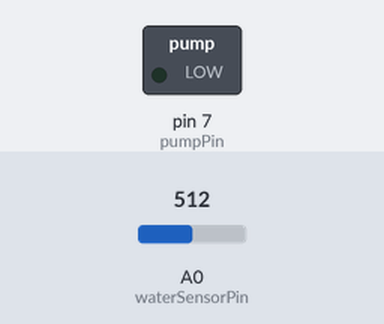
The sketch below on a simulated Arduino Uno, built with avr-gcc and run on an emulated ATmega328P. Shown: switched loads named in the sketch (green lamp = pin HIGH). Inputs (shaded band) come from the test bench; at power-on: A0 (waterSensorPin) = 512. What the sketch prints to the serial monitor is not drawn.

Above: at 1.8 s.
1.9 s: A0 (waterSensorPin) set to 312
3.4 s: A0 (waterSensorPin) set to 285
At 4.3 s:
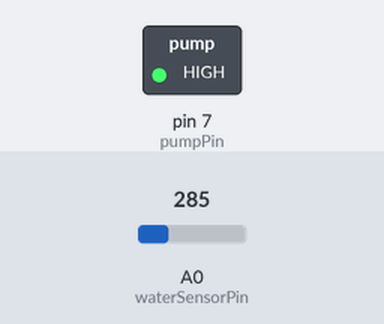
5.5 s: A0 (waterSensorPin) set to 306
At 7.1 s:
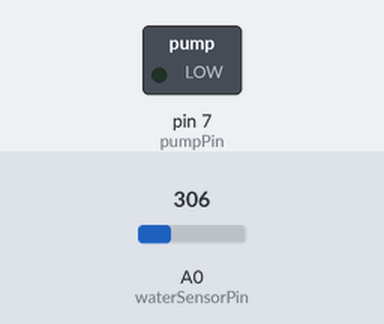
7.5 s: A0 (waterSensorPin) set to 290
At 8.6 s:
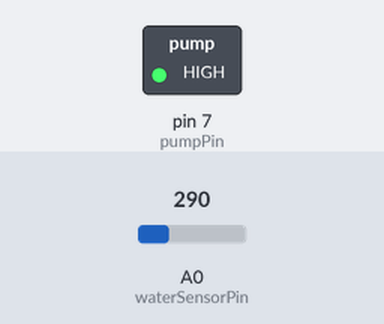
Timing chart, 0 to 10.5 s (numbered marks = the images above; inputs shaded):
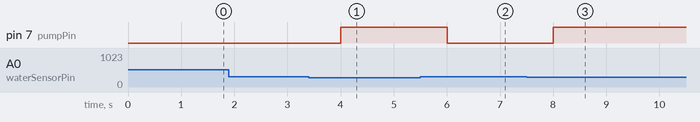

The sketch:

sketch_sep18a.ino
```cpp
const int waterSensorPin = A0; // رقم المنفذ المتصل بحساس الماء
const int pumpPin = 7; // رقم المنفذ المتصل بالترانزستور (أو الريليه)
const int threshold = 300; // القيمة الدنيا لتحفيز المضخة (تحتاج لتعديل هذه القيمة حسب حساس الماء)

void setup() {
  pinMode(pumpPin, OUTPUT); // تعيين المنفذ المتصل بالمضخة كمخرج
  Serial.begin(9600); // بدء الاتصال التسلسلي
}

void loop() {
  // قراءة قيمة الحساس
  int sensorValue = analogRead(waterSensorPin);

  // طباعة القيمة للعرض
  Serial.print("قيمة الحساس: ");
  Serial.println(sensorValue);

  // إذا كانت القيمة أقل من العتبة، قم بتشغيل المضخة
  if (sensorValue < threshold) {
    digitalWrite(pumpPin, HIGH); // تشغيل المضخة
  } else {
    digitalWrite(pumpPin, LOW); // إيقاف المضخة
  }

  delay(1000); // الانتظار لثانية قبل القراءة التالية
}
```

Measured:
- the behaviour switches between 300 and 299 on A0 (waterSensorPin) (found by bisection; images 0 and 1)
- after the input at 1.9 s, every drawn part: stays the same
- after the input at 3.4 s, pin 7 (pumpPin): LOW → HIGH after 0.60 s
- after the input at 5.5 s, pin 7 (pumpPin): HIGH → LOW after 0.50 s
- after the input at 7.5 s, pin 7 (pumpPin): LOW → HIGH after 0.50 s
